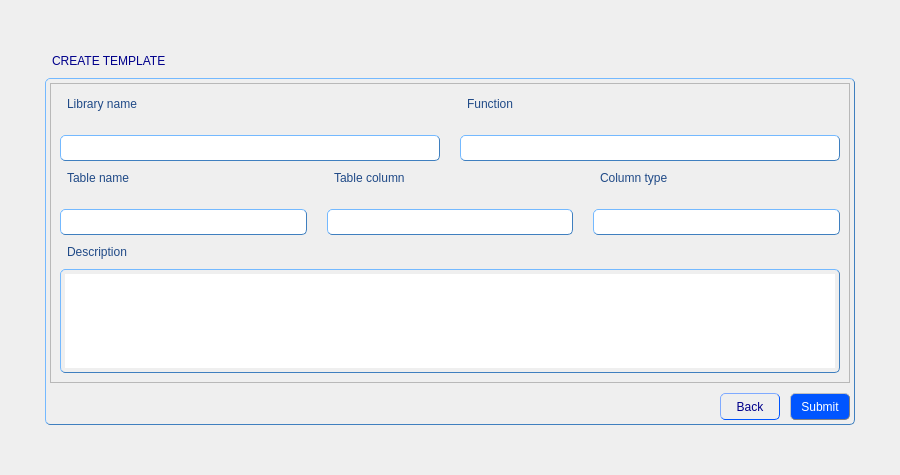
<?xml version="1.0" encoding="UTF-8"?>
<ui version="4.0">
 <class>CreateTemplatesForm</class>
 <widget class="QWidget" name="CreateTemplatesForm">
  <property name="geometry">
   <rect>
    <x>0</x>
    <y>0</y>
    <width>900</width>
    <height>475</height>
   </rect>
  </property>
  <property name="windowTitle">
   <string>Form</string>
  </property>
  <property name="styleSheet">
   <string notr="true">QGroupBox {
               color: black;
               padding: 4px;
               border: 1px solid rgb(63, 127, 191); 
               border-radius: 5px;
               border-style: outset;
              }
QTabWidget {
               color: blue;
               padding: 4px;
               border-radius: 5px;
               border: 1px solid rgb(63, 127, 191); 
               border-style: outset;
	           font: 11pt &quot;MS Shell Dlg 2&quot;;
              }
QWidget {
               color: rgb(32, 74, 135);
	           font: 11pt &quot;MS Shell Dlg 2&quot;;
              }
QScrollBar {
			   background-color: rgb(240, 240, 240);
              }
QLabel {
               color: rgb(32, 74, 135);
               padding: 4px;
               border-radius: 5px;
               border-style: outset;
	           font: 11pt &quot;MS Shell Dlg 2&quot;;
              }
QLineEdit {
               color: black;
               padding: 4px;
               border: 1px solid rgb(63, 127, 191); 
               border-radius: 5px;
               border-style: outset;
	           font: 10pt &quot;MS Shell Dlg 2&quot;;
              }
QComboBox {
			   color: black;
               padding: 4px;
               border: 1px solid rgb(63, 127, 191); 
               border-radius: 5px;
               border-style: outset;
               font: 9pt &quot;MS Shell Dlg 2&quot;;
			   background-color: rgb(255, 255, 255);
              }
QTextEdit {
               color: black;
               padding: 4px;
               border: 1px solid rgb(63, 127, 191); 
               border-radius: 5px;
               border-style: outset;
	           font: 10pt &quot;MS Shell Dlg 2&quot;;
              }
QSpinBox {
               color: black;
               padding: 4px;
               border: 1px solid rgb(63, 127, 191); 
               border-radius: 5px;
               border-style: outset;
	           font: 10pt &quot;MS Shell Dlg 2&quot;;
              }
QListView {
               color: black;
               padding: 4px;
               border: 1px solid rgb(63, 127, 191); 
               border-radius: 5px;
               border-style: outset;
	           font: 10pt &quot;MS Shell Dlg 2&quot;;
              }</string>
  </property>
  <layout class="QGridLayout" name="gridLayout_3">
   <item row="1" column="1">
    <widget class="QLabel" name="label">
     <property name="styleSheet">
      <string notr="true">QLabel {
               color: darkblue;
               padding: 4px;
               border-radius: 5px;
               border-style: outset;
	           font: 12pt &quot;MS Shell Dlg 2&quot;;
              }</string>
     </property>
     <property name="text">
      <string>CREATE TEMPLATE</string>
     </property>
    </widget>
   </item>
   <item row="2" column="2">
    <spacer name="horizontalSpacer_4">
     <property name="orientation">
      <enum>Qt::Horizontal</enum>
     </property>
     <property name="sizeHint" stdset="0">
      <size>
       <width>40</width>
       <height>20</height>
      </size>
     </property>
    </spacer>
   </item>
   <item row="2" column="1">
    <widget class="QGroupBox" name="groupBox">
     <property name="title">
      <string/>
     </property>
     <layout class="QGridLayout" name="gridLayout">
      <property name="leftMargin">
       <number>0</number>
      </property>
      <property name="topMargin">
       <number>0</number>
      </property>
      <property name="rightMargin">
       <number>0</number>
      </property>
      <property name="bottomMargin">
       <number>0</number>
      </property>
      <property name="spacing">
       <number>0</number>
      </property>
      <item row="0" column="0">
       <widget class="QScrollArea" name="scrollArea">
        <property name="minimumSize">
         <size>
          <width>800</width>
          <height>300</height>
         </size>
        </property>
        <property name="maximumSize">
         <size>
          <width>800</width>
          <height>300</height>
         </size>
        </property>
        <property name="widgetResizable">
         <bool>true</bool>
        </property>
        <widget class="QWidget" name="scrollAreaWidgetContents">
         <property name="geometry">
          <rect>
           <x>0</x>
           <y>0</y>
           <width>798</width>
           <height>298</height>
          </rect>
         </property>
         <layout class="QGridLayout" name="gridLayout_2">
          <item row="0" column="0">
           <layout class="QHBoxLayout" name="horizontalLayout_3">
            <property name="spacing">
             <number>20</number>
            </property>
            <item>
             <layout class="QVBoxLayout" name="verticalLayout_3">
              <item>
               <widget class="QLabel" name="label_2">
                <property name="text">
                 <string>Library name</string>
                </property>
               </widget>
              </item>
              <item>
               <widget class="QLineEdit" name="libraryNameline"/>
              </item>
             </layout>
            </item>
            <item>
             <layout class="QVBoxLayout" name="verticalLayout_4">
              <item>
               <widget class="QLabel" name="label_7">
                <property name="text">
                 <string>Function</string>
                </property>
               </widget>
              </item>
              <item>
               <widget class="QLineEdit" name="functionLine"/>
              </item>
             </layout>
            </item>
           </layout>
          </item>
          <item row="1" column="0">
           <layout class="QHBoxLayout" name="horizontalLayout_2">
            <property name="spacing">
             <number>20</number>
            </property>
            <item>
             <layout class="QVBoxLayout" name="verticalLayout">
              <item>
               <widget class="QLabel" name="label_3">
                <property name="text">
                 <string>Table name</string>
                </property>
               </widget>
              </item>
              <item>
               <widget class="QLineEdit" name="tableNameLine"/>
              </item>
             </layout>
            </item>
            <item>
             <layout class="QVBoxLayout" name="verticalLayout_2">
              <item>
               <widget class="QLabel" name="label_4">
                <property name="text">
                 <string>Table column</string>
                </property>
               </widget>
              </item>
              <item>
               <widget class="QLineEdit" name="tableColumnLine"/>
              </item>
             </layout>
            </item>
            <item>
             <layout class="QVBoxLayout" name="verticalLayout_5">
              <item>
               <widget class="QLabel" name="label_6">
                <property name="text">
                 <string>Column type</string>
                </property>
               </widget>
              </item>
              <item>
               <widget class="QLineEdit" name="columnTypeLine"/>
              </item>
             </layout>
            </item>
           </layout>
          </item>
          <item row="2" column="0">
           <widget class="QLabel" name="label_5">
            <property name="text">
             <string>Description</string>
            </property>
           </widget>
          </item>
          <item row="3" column="0">
           <widget class="QTextEdit" name="descriptionEdit"/>
          </item>
         </layout>
        </widget>
       </widget>
      </item>
      <item row="1" column="0">
       <spacer name="verticalSpacer">
        <property name="orientation">
         <enum>Qt::Vertical</enum>
        </property>
        <property name="sizeType">
         <enum>QSizePolicy::Minimum</enum>
        </property>
        <property name="sizeHint" stdset="0">
         <size>
          <width>20</width>
          <height>10</height>
         </size>
        </property>
       </spacer>
      </item>
      <item row="2" column="0">
       <layout class="QHBoxLayout" name="horizontalLayout">
        <property name="spacing">
         <number>0</number>
        </property>
        <item>
         <spacer name="horizontalSpacer">
          <property name="orientation">
           <enum>Qt::Horizontal</enum>
          </property>
          <property name="sizeHint" stdset="0">
           <size>
            <width>40</width>
            <height>20</height>
           </size>
          </property>
         </spacer>
        </item>
        <item>
         <widget class="QToolButton" name="backButton">
          <property name="minimumSize">
           <size>
            <width>60</width>
            <height>0</height>
           </size>
          </property>
          <property name="styleSheet">
           <string notr="true">QToolButton {
                color: darkblue;
               padding: 4px;
               border: 1px solid rgb(0, 85, 255); 
               border-radius: 5px;
               border-style: outset;
               font: 10pt &quot;MS Shell Dlg 2&quot;;
              }

QToolButton:hover {
               color: white;
               border: 1px solid grey;
               background-color: rgb(0, 78, 235);
               }

QToolButton:pressed {
               color: rgb(0, 0, 197)
               background: shadow;
               border-style: inset;
               }</string>
          </property>
          <property name="text">
           <string>Back</string>
          </property>
         </widget>
        </item>
        <item>
         <spacer name="horizontalSpacer_2">
          <property name="orientation">
           <enum>Qt::Horizontal</enum>
          </property>
          <property name="sizeType">
           <enum>QSizePolicy::Minimum</enum>
          </property>
          <property name="sizeHint" stdset="0">
           <size>
            <width>10</width>
            <height>20</height>
           </size>
          </property>
         </spacer>
        </item>
        <item>
         <widget class="QToolButton" name="submitButton">
          <property name="minimumSize">
           <size>
            <width>60</width>
            <height>0</height>
           </size>
          </property>
          <property name="styleSheet">
           <string notr="true">QToolButton {
               color: white;
               padding: 4px;
               border: 1px solid grey; 
               border-radius: 5px;
               border-style: outset;
               max-width: 120px;
               background-color: rgb(0, 85, 255);
               font: 10pt &quot;MS Shell Dlg 2&quot;;
              }

QToolButton:hover {
               color: darkblue;
               border: 1px solid grey;
               background-color: rgb(255, 255, 255);
               }

QToolButton:pressed {
               color: rgb(0, 0, 197)
               background: shadow;
               border-style: inset;
			    background-color: rgb(0, 78, 235);
               }</string>
          </property>
          <property name="text">
           <string>Submit</string>
          </property>
         </widget>
        </item>
       </layout>
      </item>
     </layout>
    </widget>
   </item>
   <item row="2" column="0">
    <spacer name="horizontalSpacer_3">
     <property name="orientation">
      <enum>Qt::Horizontal</enum>
     </property>
     <property name="sizeHint" stdset="0">
      <size>
       <width>40</width>
       <height>20</height>
      </size>
     </property>
    </spacer>
   </item>
   <item row="0" column="1">
    <spacer name="verticalSpacer_2">
     <property name="orientation">
      <enum>Qt::Vertical</enum>
     </property>
     <property name="sizeHint" stdset="0">
      <size>
       <width>20</width>
       <height>40</height>
      </size>
     </property>
    </spacer>
   </item>
   <item row="3" column="1">
    <spacer name="verticalSpacer_3">
     <property name="orientation">
      <enum>Qt::Vertical</enum>
     </property>
     <property name="sizeHint" stdset="0">
      <size>
       <width>20</width>
       <height>40</height>
      </size>
     </property>
    </spacer>
   </item>
  </layout>
 </widget>
 <resources/>
 <connections/>
</ui>
